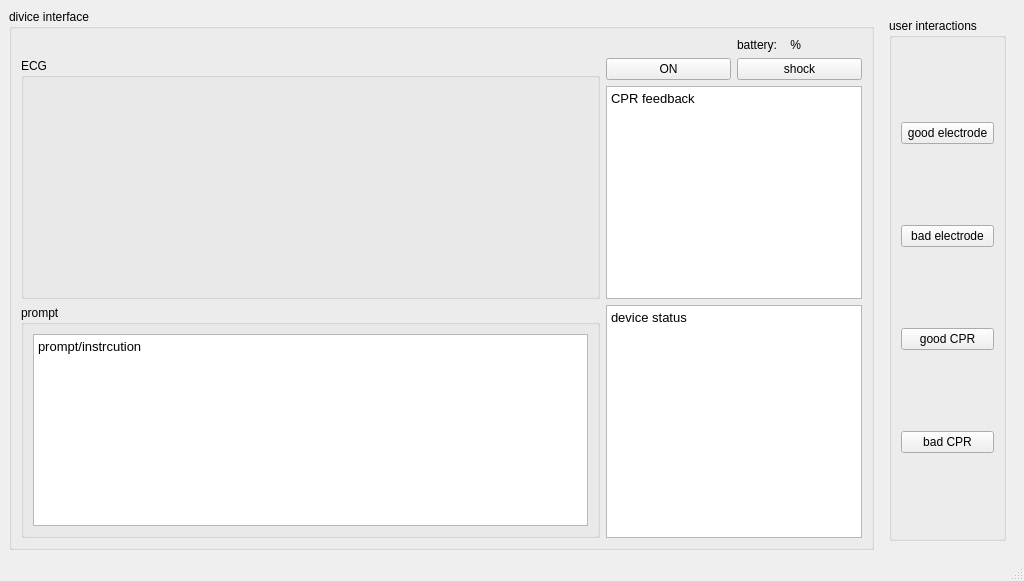
<?xml version="1.0" encoding="UTF-8"?>
<ui version="4.0">
 <class>MainWindow</class>
 <widget class="QMainWindow" name="MainWindow">
  <property name="geometry">
   <rect>
    <x>0</x>
    <y>0</y>
    <width>1024</width>
    <height>581</height>
   </rect>
  </property>
  <property name="windowTitle">
   <string>MainWindow</string>
  </property>
  <widget class="QWidget" name="centralwidget">
   <layout class="QHBoxLayout" name="horizontalLayout">
    <item>
     <widget class="QGroupBox" name="groupBox_2">
      <property name="title">
       <string>divice interface</string>
      </property>
      <layout class="QGridLayout" name="gridLayout">
       <item row="1" column="2">
        <widget class="QPushButton" name="button_shock">
         <property name="text">
          <string>shock</string>
         </property>
        </widget>
       </item>
       <item row="2" column="1" colspan="2">
        <widget class="QTextBrowser" name="text_feedback">
         <property name="html">
          <string>&lt;!DOCTYPE HTML PUBLIC &quot;-//W3C//DTD HTML 4.0//EN&quot; &quot;http://www.w3.org/TR/REC-html40/strict.dtd&quot;&gt;
&lt;html&gt;&lt;head&gt;&lt;meta name=&quot;qrichtext&quot; content=&quot;1&quot; /&gt;&lt;style type=&quot;text/css&quot;&gt;
p, li { white-space: pre-wrap; }
&lt;/style&gt;&lt;/head&gt;&lt;body style=&quot; font-family:'Sans'; font-size:10pt; font-weight:400; font-style:normal;&quot;&gt;
&lt;p style=&quot; margin-top:0px; margin-bottom:0px; margin-left:0px; margin-right:0px; -qt-block-indent:0; text-indent:0px;&quot;&gt;CPR feedback&lt;/p&gt;&lt;/body&gt;&lt;/html&gt;</string>
         </property>
        </widget>
       </item>
       <item row="3" column="1" colspan="2">
        <widget class="QTextBrowser" name="text_device_status">
         <property name="html">
          <string>&lt;!DOCTYPE HTML PUBLIC &quot;-//W3C//DTD HTML 4.0//EN&quot; &quot;http://www.w3.org/TR/REC-html40/strict.dtd&quot;&gt;
&lt;html&gt;&lt;head&gt;&lt;meta name=&quot;qrichtext&quot; content=&quot;1&quot; /&gt;&lt;style type=&quot;text/css&quot;&gt;
p, li { white-space: pre-wrap; }
&lt;/style&gt;&lt;/head&gt;&lt;body style=&quot; font-family:'Sans'; font-size:10pt; font-weight:400; font-style:normal;&quot;&gt;
&lt;p style=&quot; margin-top:0px; margin-bottom:0px; margin-left:0px; margin-right:0px; -qt-block-indent:0; text-indent:0px;&quot;&gt;device status&lt;/p&gt;&lt;/body&gt;&lt;/html&gt;</string>
         </property>
        </widget>
       </item>
       <item row="1" column="1">
        <widget class="QPushButton" name="button_on">
         <property name="text">
          <string>ON</string>
         </property>
        </widget>
       </item>
       <item row="3" column="0">
        <widget class="QGroupBox" name="groupBox_4">
         <property name="title">
          <string>prompt</string>
         </property>
         <layout class="QVBoxLayout" name="verticalLayout_3">
          <item>
           <widget class="QTextBrowser" name="text_prompt">
            <property name="html">
             <string>&lt;!DOCTYPE HTML PUBLIC &quot;-//W3C//DTD HTML 4.0//EN&quot; &quot;http://www.w3.org/TR/REC-html40/strict.dtd&quot;&gt;
&lt;html&gt;&lt;head&gt;&lt;meta name=&quot;qrichtext&quot; content=&quot;1&quot; /&gt;&lt;style type=&quot;text/css&quot;&gt;
p, li { white-space: pre-wrap; }
&lt;/style&gt;&lt;/head&gt;&lt;body style=&quot; font-family:'Sans'; font-size:10pt; font-weight:400; font-style:normal;&quot;&gt;
&lt;p style=&quot; margin-top:0px; margin-bottom:0px; margin-left:0px; margin-right:0px; -qt-block-indent:0; text-indent:0px;&quot;&gt;prompt/instrcution&lt;/p&gt;&lt;/body&gt;&lt;/html&gt;</string>
            </property>
           </widget>
          </item>
         </layout>
        </widget>
       </item>
       <item row="1" column="0" rowspan="2">
        <widget class="QGroupBox" name="groupBox_3">
         <property name="title">
          <string>ECG</string>
         </property>
         <layout class="QVBoxLayout" name="verticalLayout_2">
          <item>
           <widget class="QCustomPlot" name="widget" native="true"/>
          </item>
         </layout>
        </widget>
       </item>
       <item row="0" column="2">
        <widget class="QLabel" name="batterylabel">
         <property name="text">
          <string>battery:    % </string>
         </property>
        </widget>
       </item>
      </layout>
     </widget>
    </item>
    <item>
     <widget class="QWidget" name="widget_2" native="true">
      <layout class="QVBoxLayout" name="verticalLayout_4">
       <item>
        <widget class="QGroupBox" name="groupBox">
         <property name="title">
          <string>user interactions</string>
         </property>
         <layout class="QVBoxLayout" name="verticalLayout">
          <item>
           <widget class="QPushButton" name="button_good_electrode">
            <property name="text">
             <string>good electrode</string>
            </property>
           </widget>
          </item>
          <item>
           <widget class="QPushButton" name="button_bad_electrode">
            <property name="text">
             <string>bad electrode</string>
            </property>
           </widget>
          </item>
          <item>
           <widget class="QPushButton" name="button_good_CPR">
            <property name="text">
             <string>good CPR</string>
            </property>
           </widget>
          </item>
          <item>
           <widget class="QPushButton" name="button_bad_CPR">
            <property name="text">
             <string>bad CPR</string>
            </property>
           </widget>
          </item>
         </layout>
        </widget>
       </item>
      </layout>
     </widget>
    </item>
   </layout>
  </widget>
  <widget class="QMenuBar" name="menubar">
   <property name="geometry">
    <rect>
     <x>0</x>
     <y>0</y>
     <width>1024</width>
     <height>22</height>
    </rect>
   </property>
  </widget>
  <widget class="QStatusBar" name="statusbar"/>
 </widget>
 <customwidgets>
  <customwidget>
   <class>QCustomPlot</class>
   <extends>QWidget</extends>
   <header>qcustomplot.h</header>
   <container>1</container>
  </customwidget>
 </customwidgets>
 <resources/>
 <connections/>
</ui>
